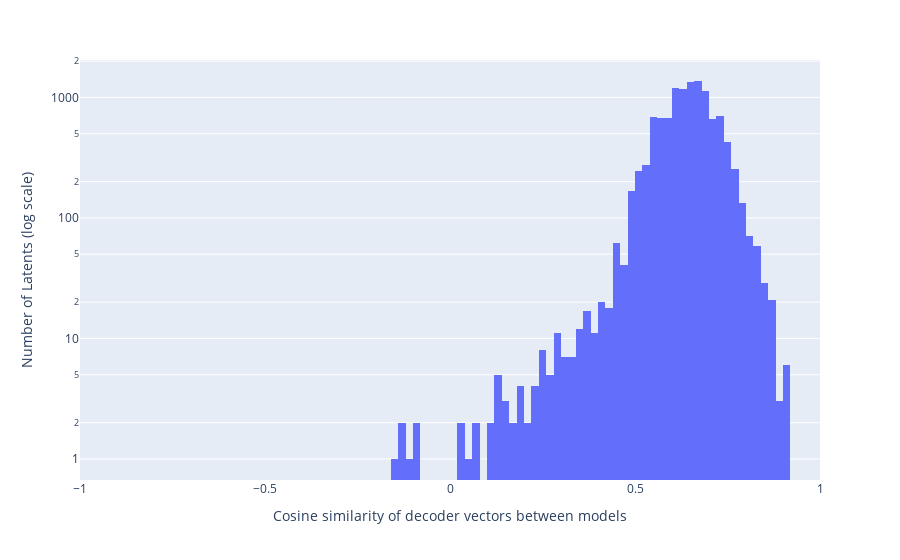

Notebook source saved alongside this figure:
### Code cell
fig = px.histogram(
    cosine_sims[shared_latent_mask].to(torch.float32).detach().cpu().numpy(),
    #title="Cosine similarity of decoder vectors between models",
    log_y=True,  # Sets the y-axis to log scale
    range_x=[-1, 1],  # Sets the x-axis range from -1 to 1
    nbins=100,  # Adjust this value to change the number of bins
    labels={"value": "Cosine similarity of decoder vectors between models"}
)

fig.update_layout(showlegend=False)
fig.update_yaxes(title_text="Number of Latents (log scale)")

fig.show()

### Figure 1 — Plotly figure (JSON) as saved in the notebook; plotly's stock layout.template omitted (floating-point values rounded to 4 significant figures; data arrays with more than 128 entries replaced by an {"elided": "..."} marker saying what was removed)
{"data": [{"alignmentgroup": "True", "bingroup": "x", "hovertemplate": "variable=0<br>Cosine similarity of decoder vectors between models=%{x}<br>count=%{y}<extra></extra>", "legendgroup": "0", "marker": {"color": "#636efa", "pattern": {"shape": ""}}, "name": "0", "nbinsx": 100, "offsetgroup": "0", "orientation": "v", "showlegend": true, "type": "histogram", "x": {"elided": "11523 float values"}, "xaxis": "x", "yaxis": "y"}], "layout": {"barmode": "relative", "legend": {"title": {"text": "variable"}, "tracegroupgap": 0}, "margin": {"t": 60}, "showlegend": false, "xaxis": {"anchor": "y", "domain": [0, 1], "range": [-1, 1], "title": {"text": "Cosine similarity of decoder vectors between models"}}, "yaxis": {"anchor": "x", "domain": [0, 1], "title": {"text": "Number of Latents (log scale)"}, "type": "log"}}}
